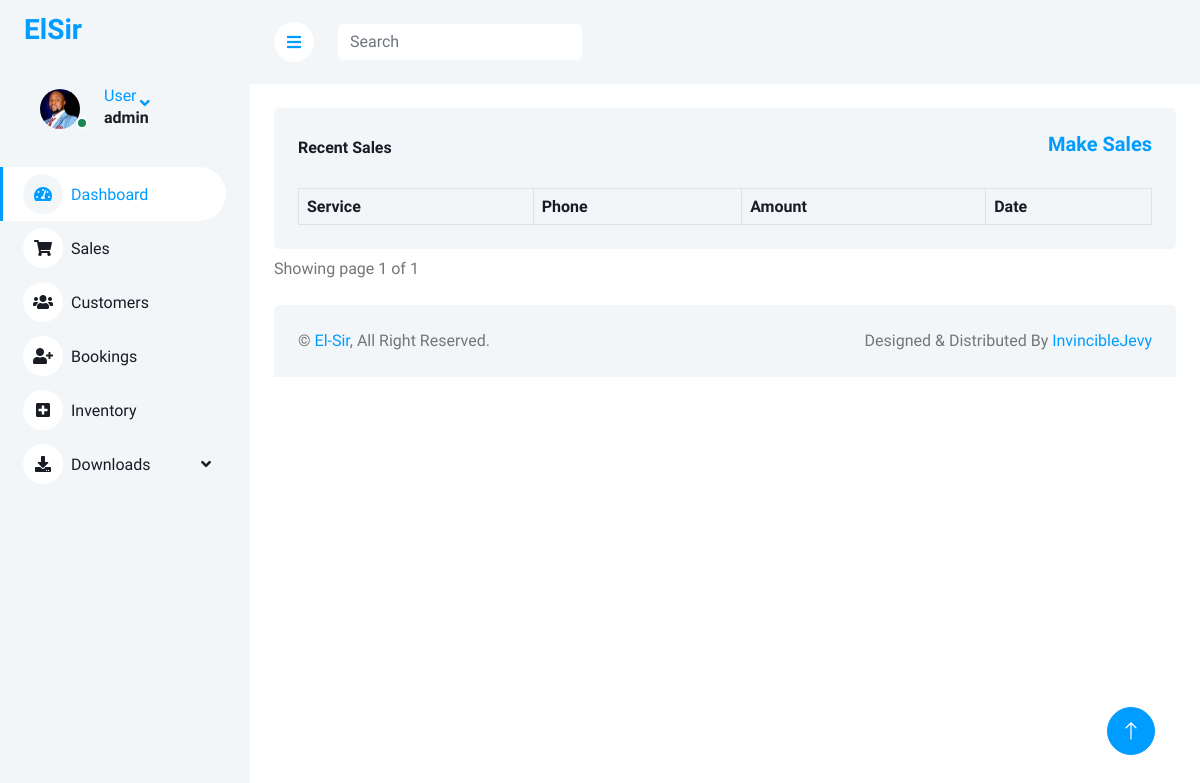
Before: /sales/ (signed in) with the older database file.
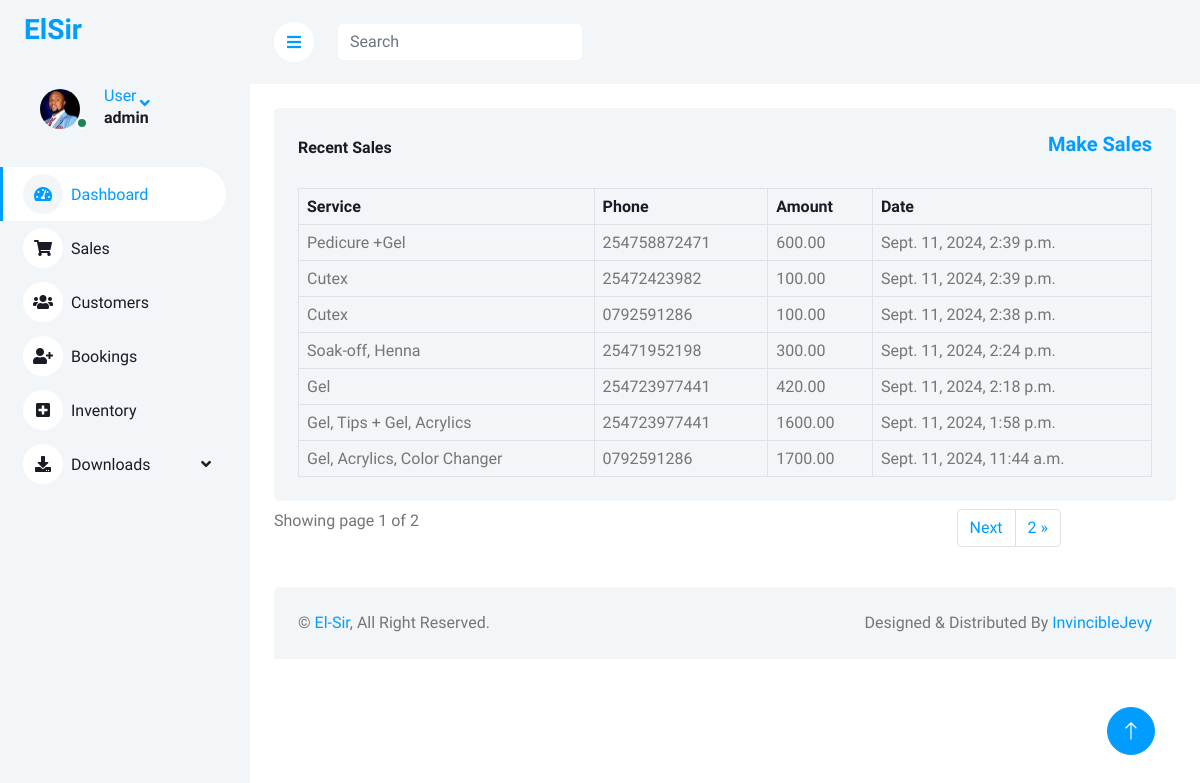
After: the same page with the newer database file.
### elsiruser/models.py (models this page shows, shortened)
class Sale(models.Model):
    customer_name = models.ForeignKey(Customer, on_delete = models.PROTECT)
    phone = models.CharField(max_length=12,null=True)
    services = models.CharField(max_length=255,default="" )
    CASH = "cash"
    MPESA = "Mpesa"
    PAYMENT_MODE = {
        CASH : "cash",
        MPESA : "Mpesa"
        }
    payment_mode = models.CharField(
    max_length= 10,
    choices=PAYMENT_MODE,
    default=CASH,
    )
    mpesa_code = models.CharField(max_length=255, null=True)
    amount = models.DecimalField(max_digits=40, decimal_places=2,default=0)
    date_paid = models.DateTimeField(default=timezone.now)
    class Meta:
        ordering:['-date_paid'] # type: ignore

### elsiruser/views.py (the view)
# urls.py: path('sales/',views.sales, name="sales"),
@login_required(login_url='login')
def sales(request):
    sales = Sale.objects.all().order_by('-date_paid')
    for sale in sales:
        sale.services_list = ast.literal_eval(sale.services)
    paginator = Paginator(sales,7)
    page_number = request.GET.get('page')
    page_obj =Paginator.get_page(paginator, page_number)
    context = {'sales':sales,'page_obj':page_obj}
    return render(request,'sales.html',context)

### elsiruser/templates/sales.html (shortened to what this page needs)
{% extends 'base.html' %}
{% load static %}
{% block content %}
{%include 'sidebar.html' %}
    <div class="content">
        <nav class="navbar navbar-expand bg-light navbar-light sticky-top px-4 py-10">
                <a href="{% url 'dashboard' %}" class="sidebar-toggler flex-shrink-0">
                    <i class="fa fa-bars"></i>
                </a>
                <form class="d-md-flex ms-4 mt-3">
                    <input class="form-control border-0" type="search" id="searchField" placeholder="Search">
                </form>
        </nav>
        <div class="container-fluid pt-4 px-4">
            <div class="bg-light text-center rounded p-4">
                <div class="d-flex align-items-center justify-content-between mb-4">
                    <h6 class="mb-0">Recent Sales</h6>
                    <h5><a href="{% url 'customers' %}">Make Sales</a></h5>
                </div>
                <div class="app-table">
                    <div class="table-responsive">
                        <table class="table text-start align-middle table-bordered table-hover mb-0">
                            <thead>
                                <tr class="text-dark">
                                    <th scope="col">Service</th>
                                    <th scope="col">Phone</th>
                                    <th scope="col">Amount</th>
                                    <th scope="col">Date</th>
                                </tr>
                            </thead>
                            <tbody>
                                {% for sale in page_obj %}
                                <tr>
                                    <td>{{ sale.services_list|join:", " }}</td>
                                    <td>{{sale.phone}}</td>
                                    <td>{{sale.amount}}</td>
                                    <td>{{sale.date_paid}}</td>
                                </tr>
                                {% endfor %}
                            </tbody>
                        </table>
                    </div>
                </div>
            </div>
            <div class="pagination-container pt-2">
                <div class="row">
                    <div class="col-md-9">
                        Showing page {{page_obj.number}} of {{ page_obj.paginator.num_pages }}
                      </div>
                      <ul class="pagination align-right float-right mr-auto , col-md-3">
                        {% if page_obj.has_next %}
                        <li class="page-item"> <a class="page-link" href="?page={{ page_obj.next_page_number }}">Next</a></li>
                        <li class="page-item"> <a class="page-link" href="?page={{ page_obj.paginator.num_pages }}">{{ page_obj.paginator.num_pages}} &raquo;</a></li>
                        {% endif %}
                        </ul>
                </div>
            </div>
        </div>
{% endblock %}

### elsiruser/templates/base.html (shortened to what this page needs)
{% load static %}
<html lang="en">
<head>
    <link href="https://cdnjs.cloudflare.com/ajax/libs/font-awesome/5.10.0/css/all.min.css" rel="stylesheet">
    <link href="https://cdn.jsdelivr.net/npm/bootstrap-icons@1.4.1/font/bootstrap-icons.css" rel="stylesheet">
    <link href="{% static 'elsiruser/lib/owlcarousel/assets/owl.carousel.min.css' %}" rel="stylesheet">
    <link href="{% static 'elsiruser/lib/tempusdominus/css/tempusdominus-bootstrap-4.min.css' %}" rel="stylesheet" />
    <link href="{% static 'elsiruser/css/bootstrap.min.css' %}" rel="stylesheet">
    <link href="{% static 'elsiruser/css/style.css' %}" rel="stylesheet">
</head>
<body>
    <div class="container-xxl position-relative bg-white d-flex p-0">
        {% block content %}
        {% endblock %}
        <div class="container-fluid pt-4 px-4">
            <div class="bg-light rounded-top p-4">
                <div class="row">
                    <div class="col-12 col-sm-6 text-center text-sm-start">
                        &copy; <a href="#">El-Sir</a>, All Right Reserved.
                    </div>
                    <div class="col-12 col-sm-6 text-center text-sm-end">
                        Designed & Distributed By <a href="">InvincibleJevy</a>
                    </div>
                </div>
            </div>
        </div>
    </div>
    <a href="#" class="btn btn-lg btn-primary btn-lg-square back-to-top"><i class="bi bi-arrow-up"></i></a>
    </div>
</body>
</html>

### elsiruser/templates/sidebar.html (shortened to what this page needs)
{% load static %}
<div class="sidebar pe-4 pb-3">
    <nav class="navbar bg-light navbar-light">
        <a href="{% url 'dashboard' %}" class="navbar-brand mx-4 mb-3">
            <h3 class="text-primary"></i>ElSir</h3>
        </a>
        {% if user.is_authenticated %}
            <div class="nav-item dropdown">
                <a href="#" class="nav-link dropdown-toggle" data-bs-toggle="dropdown">
                    <div class="d-flex align-items-center ms-4 mb-4">
                        <div class="position-relative">
                            <img class="rounded-circle me-lg-2" src="{% static 'elsiruser/img/user1.jpg' %}" alt="" style="width: 40px; height: 40px;">
                            <div class="bg-success rounded-circle border border-2 border-white position-absolute end-0 bottom-0 p-1"></div>
                        </div>
                        <div class="ms-3">
                            <span class="d-none d-lg-inline-flex">User</span>
                            <h6>{{user.username}}</h6>
                        </div>
                    </div>
                </a>
            </div>
        {% else %}
            <a href="{%url 'login' %}" class="dropdown-item">LogIn</a>
        {% endif %}
        <div class="navbar-nav w-100">
            <a href="{% url 'dashboard' %}" class="nav-item nav-link active"><i class="fa fa-tachometer-alt me-2"></i>Dashboard</a>
            <a href="{% url 'sales' %}" class="nav-item nav-link"><i class="fa fa-shopping-cart me-2"></i>Sales</a>
            <a href="{% url 'customers' %}" class="nav-item nav-link"><i class="fa fa-users me-2"></i>Customers</a>
            <a href="{% url 'bookings' %}" class="nav-item nav-link"><i class="fa fa-user-plus me-2"></i>Bookings</a>
            <a href="{% url 'Inventory' %}" class="nav-item nav-link"><i class="fa fa-plus-square me-2"></i>Inventory</a>
            <div class="nav-item dropdown">
                <a href="#" class="nav-link dropdown-toggle" data-bs-toggle="dropdown"><i class="fa fa-download me-2"></i>Downloads</a>
            </div>
        </div>
    </nav>
</div>

### static/elsiruser/css/style.css (style rules this page uses)
:root { --primary: #009CFF; --light: #F3F6F9; --dark: #191C24; }
.back-to-top { position: fixed; display: none; right: 45px; bottom: 45px; z-index: 99; }
.btn { transition: .5s; }
.btn.btn-primary { color: #FFFFFF; }
.btn-lg-square { width: 48px; height: 48px; }
.btn-square, .btn-sm-square, .btn-lg-square { padding: 0; display: inline-flex; align-items: center; justify-content: center; font-weight: normal; border-radius: 50px; }
.sidebar { position: fixed; top: 0; left: 0; bottom: 0; width: 250px; height: 100vh; overflow-y: auto; background: var(--light); transition: 0.5s; z-index: 999; }
.content { margin-left: 250px; min-height: 100vh; background: #FFFFFF; transition: 0.5s; }
@media (min-width: 992px) { .sidebar { margin-left: 0; } }
@media (min-width: 992px) { .content { width: calc(100% - 250px); } }
.sidebar .navbar .navbar-nav .nav-link { padding: 7px 20px; color: var(--dark); font-weight: 500; border-left: 3px solid var(--light); border-radius: 0 30px 30px 0; outline: none; }
.sidebar .navbar .navbar-nav .nav-link:hover, .sidebar .navbar .navbar-nav .nav-link.active { color: var(--primary); background: #FFFFFF; border-color: var(--primary); }
.sidebar .navbar .navbar-nav .nav-link i { width: 40px; height: 40px; display: inline-flex; align-items: center; justify-content: center; background: #FFFFFF; border-radius: 40px; }
.sidebar .navbar .navbar-nav .nav-link:hover i, .sidebar .navbar .navbar-nav .nav-link.active i { background: var(--light); }
.sidebar .navbar .dropdown-toggle::after { position: absolute; top: 15px; right: 15px; border: none; content: "\f107"; font-family: "Font Awesome 5 Free"; font-weight: 900; transition: .5s; }
.content .navbar .sidebar-toggler, .content .navbar .navbar-nav .nav-link i { width: 40px; height: 40px; display: inline-flex; align-items: center; justify-content: center; background: #FFFFFF; border-radius: 40px; }

Changed rows visible on the page:
added Sale: services_list "Pedicure +Gel", phone "254758872471", amount "600.00", date_paid "Sept. 11, 2024, 2:39 p.m."
added Sale: services_list "Cutex", phone "25472423982", amount "100.00", date_paid "Sept. 11, 2024, 2:39 p.m."
added Sale: services_list "Cutex", phone "0792591286", amount "100.00", date_paid "Sept. 11, 2024, 2:38 p.m."
added Sale: services_list "Soak-off, Henna", phone "25471952198", amount "300.00", date_paid "Sept. 11, 2024, 2:24 p.m."
added Sale: services_list "Gel", phone "254723977441", amount "420.00", date_paid "Sept. 11, 2024, 2:18 p.m."
added Sale: services_list "Gel, Tips + Gel, Acrylics", phone "254723977441", amount "1600.00", date_paid "Sept. 11, 2024, 1:58 p.m."
added Sale: services_list "Gel, Acrylics, Color Changer", phone "0792591286", amount "1700.00", date_paid "Sept. 11, 2024, 11:44 a.m."
Other visible differences:
{{ page_obj.paginator.num_pages }}: "1" → "2"
{{ page_obj.paginator.num_pages }}: (not shown) → "2"
text now shown: "Next »"
